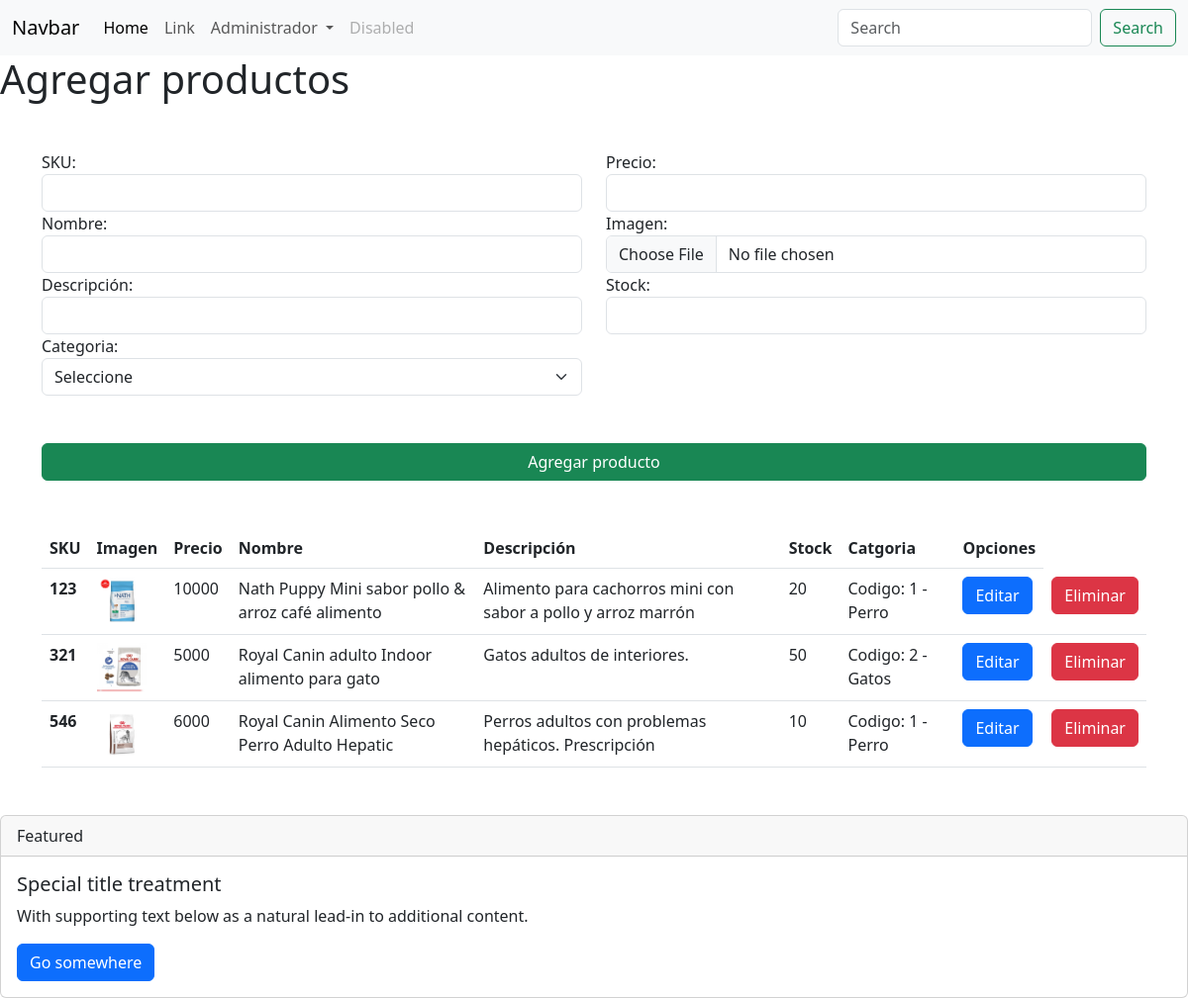
/agregarProducto, run on an earlier commit of the app's database.
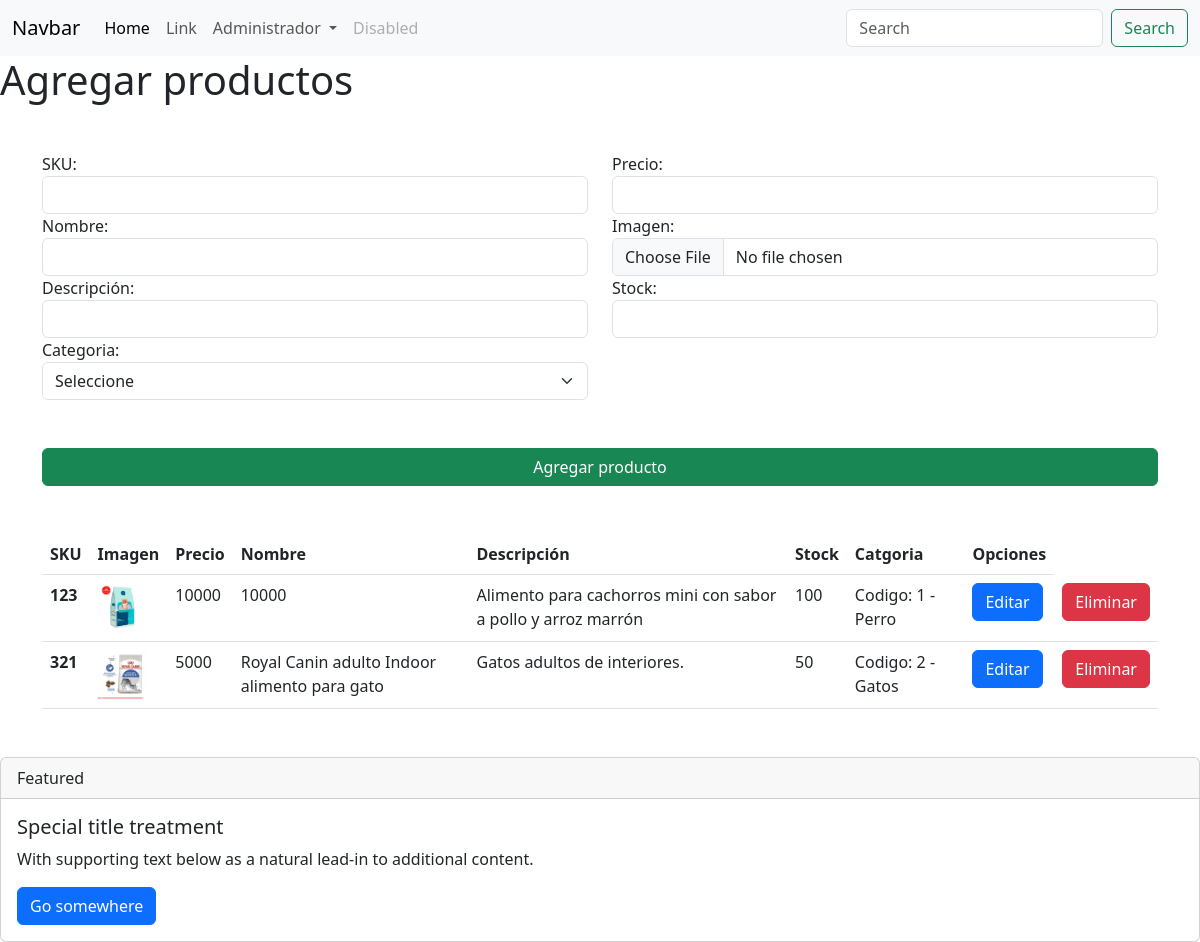
And on a later commit of the database.
### apps/Tienda/models.py (models this page shows, shortened)
class Producto(models.Model):
    sku = models.IntegerField(primary_key=True)
    precio = models.IntegerField()
    nombre = models.CharField(max_length=50)
    imagen = models.ImageField(upload_to="imagenesProducto")
    descripcion = models.CharField(max_length=200)
    stock = models.IntegerField()
    fechaAgregar = models.DateField(auto_now_add=True)
    categoria_id = models.ForeignKey(Categoria, on_delete=models.CASCADE)

class Categoria(models.Model):
    id_categoria = models.AutoField(primary_key=True)
    nombre = models.CharField(max_length=20)
    def __str__(self):
        txt = "Codigo: {0} - {1}"
        return txt.format(self.id_categoria,self.nombre)

### apps/Tienda/views.py (the view)
# urls.py: path('agregarProducto',views.cargarAgregarProducto),
def cargarAgregarProducto(request):
    categorias = Categoria.objects.all()
    productos = Producto.objects.all()
    return render(request, "agregarProducto.html",{"cate":categorias,"prod":productos})

### apps/Tienda/templates/agregarProducto.html (shortened to what this page needs)
{% extends './base.html' %}
{% load static %}
{% block body %}
    <h1>Agregar productos</h1>
    <div class="container mb-5 mt-5">
        <form id="formAgregarproducto" action="/agregarProductoForm" method="POST" enctype="multipart/form-data"> {% csrf_token %}
            <div class="row">
                <div class="col-md-6">
                    <label for="txtSku">SKU:</label>
                    <input name="txtSku" id="txtSku" class="form-control" type="text">
                </div>
                <div class="col-md-6">
                    <label for="txtPrecio">Precio:</label>
                    <input name="txtPrecio" id="txtPrecio" class="form-control" type="text">
                </div>
                <div class="col-md-6">
                    <label for="txtNombre">Nombre:</label>
                    <input name="txtNombre" id="txtNombre" class="form-control" type="text">
                </div>
                <div class="col-md-6">
                    <label for="txtImagen">Imagen:</label>
                    <input name="txtImagen" id="txtImagen" class="form-control" type="file">
                </div>
                <div class="col-md-6">
                    <label for="txtDescripcion">Descripción:</label>
                    <input name="txtDescripcion" id="txtDescripcion" class="form-control" type="text">
                </div>
                <div class="col-md-6">
                    <label for="txtStock">Stock:</label>
                    <input name="txtStock" id="txtStock" class="form-control" type="text">
                </div>
                <div class="col-md-6">
                    <label for="txtSku">Categoria:</label>
                    <select name="cmbCategoria" id="cmbCategoria" class="form-select" aria-label="Default select example">
                        <option disabled selected>Seleccione</option>
                      </select>
                </div>
            </div>
            <button class="btn btn-success mt-5 w-100">Agregar producto</button>
        </form>
    </div>
    <div class="container mt-5 mb-5">
        <table class="table">
            <thead>
              <tr>
                <th scope="col">SKU</th>
                <th scope="col">Imagen</th>
                <th scope="col">Precio</th>
                <th scope="col">Nombre</th>
                <th scope="col">Descripción</th>
                <th scope="col">Stock</th>
                <th scope="col">Catgoria</th>
                <th scope="col">Opciones</th>
              </tr>
            </thead>
            <tbody>
                {% for c in prod %}
              <tr>
                <th scope="row">{{c.sku}}</th>
                <td><img src="{{c.imagen.url}}" height="50" alt=""></td>
                <td>{{c.precio}}</td>
                <td>{{c.nombre}}</td>
                <td>{{c.descripcion}}</td>
                <td>{{c.stock}}</td>
                <td>{{c.categoria_id}}</td>
                <td><a href="/editarProducto/{{c.sku}}" class="btn btn-primary">Editar</a></td>
                <td><a href="/eliminarProducto/{{c.sku}}" class="btn btn-danger">Eliminar</a></td>
              </tr>
                {% endfor %}
            </tbody>
          </table>
    </div>
{% endblock %}

What changed in the data, as far as the page shows it:
removed Producto: sku "546", imagen (picture), precio "6000", nombre "Royal Canin Alimento Seco Perro Adulto Hepatic", descripcion "Perros adultos con problemas hepáticos. Prescripción", stock "10", categoria_id "Codigo: 1 - Perro"
changed Producto "Alimento para cachorros mini con sabor a pollo y arroz marrón": imagen: a different picture; nombre "Nath Puppy Mini sabor pollo & arroz café alimento" → "10000"; stock "20" → "100"
